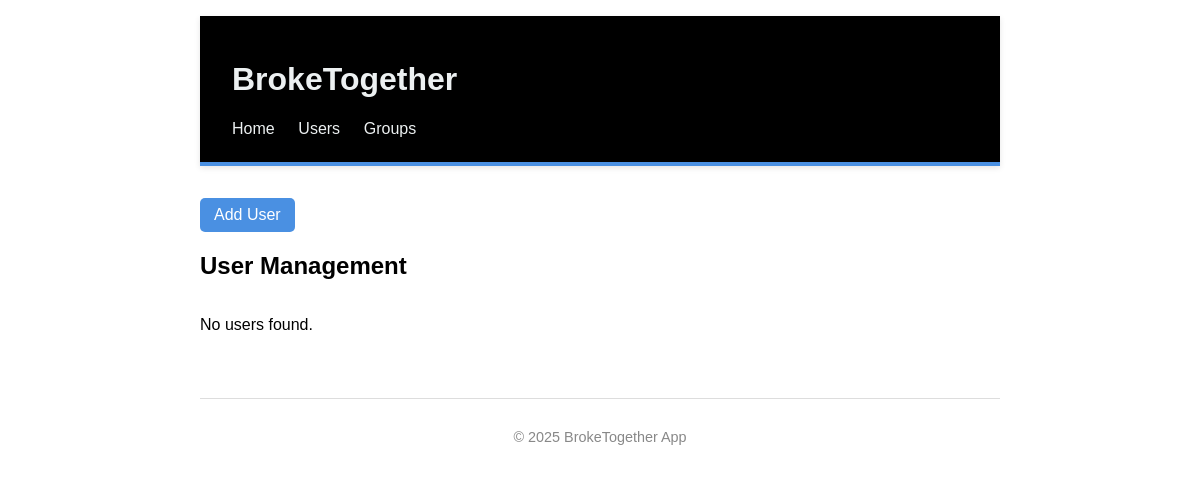
Before: /users/ with the older database file.
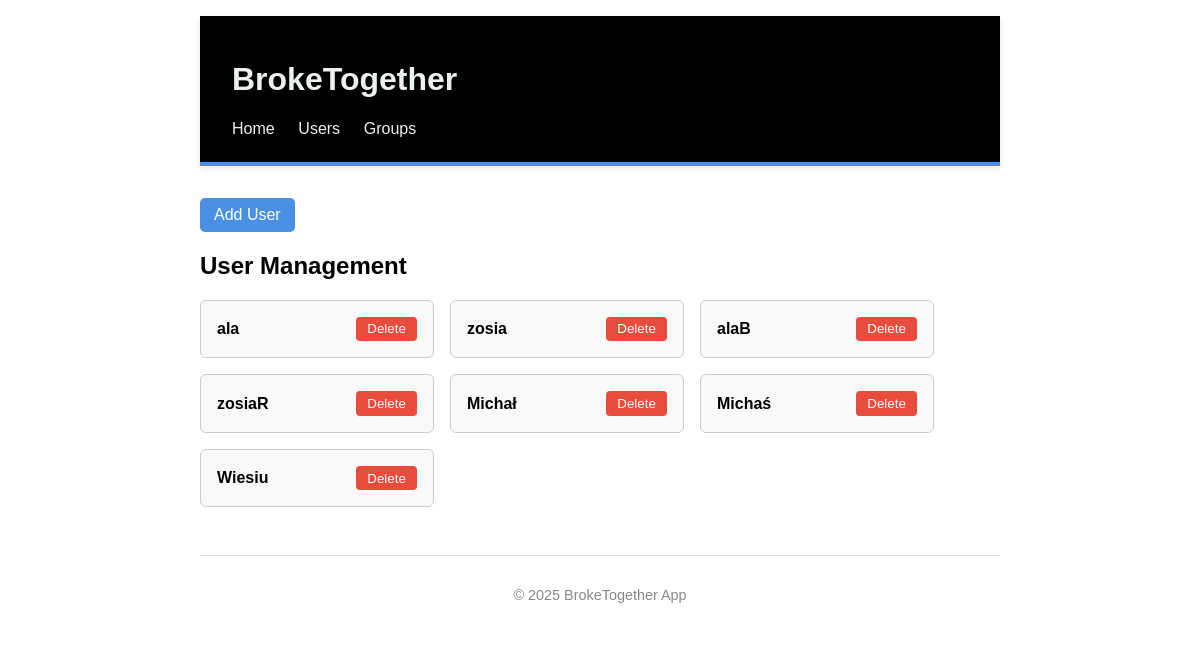
After: the same page with the newer database file.
### app/models.py (models this page shows)
class Base(DeclarativeBase):
    pass

class User(Base):
    __tablename__ = "users"
    id: Mapped[int] = mapped_column(primary_key=True)
    username: Mapped[str] = mapped_column(Text, nullable=False, unique=True)
    hashed_password: Mapped[str] = mapped_column(Text, nullable=False)
    groups: Mapped[list["Group"]] = relationship(
        "Group",
        secondary=user_group_association,
        back_populates="users"
    )
    expenses: Mapped[list["Expense"]] = relationship(
        "Expense",
        back_populates="user",
        cascade="all, delete-orphan"
    )

### app/routers/users.py (the view)
@router.get("/", response_class=HTMLResponse)
def get_users(request: Request, db: Session = Depends(get_db)):
    users = get_all_users(db)
    return templates.TemplateResponse("users.html", {"request": request, "users": users})

### app/templates/users.html (shortened to what this page needs)
{% extends "base.html" %}
{% block content %}
<div style="margin-top: 2rem;">
    <form action="/forms/user">
        <button type="submit" class="btn">Add User</button>
    </form>
</div>
<h2>User Management</h2>
<div class="user-list">
  {% for user in users %}
    <div class="user-card">
      <span class="username">{{ user.username }}</span>
      <form action="/users/{{ user.id }}/delete" method="post" onsubmit="return confirm('Na pewno chcesz usunąć użytkownika {{ user.username }}?');">
        <button type="submit" class="delete-button">Delete</button>
      </form>
    </div>
  {% else %}
    <p>No users found.</p>
  {% endfor %}
</div>
{% endblock %}

### app/templates/base.html (shortened to what this page needs)
<!DOCTYPE html>
<html lang="en">
<head>
    <link rel="stylesheet" href="{{ url_for('static', path='style.css') }}">
</head>
<body>
    <header>
        <h1>BrokeTogether</h1>
        <nav>
            <a href="/">Home</a>
            <a href="/users">Users</a>
            <a href="/groups">Groups</a>
        </nav>
    </header>
    <main>
        {% block content %}
        {% endblock %}
    </main>
    <footer>
        <p>&copy; 2025 BrokeTogether App</p>
    </footer>
</body>
</html>

### app/static/style.css (style rules this page uses)
body { font-family: sans-serif; max-width: 800px; margin: auto; padding: 1rem; }
header { background: #000; color: #ecf0f1; padding: 1.5rem 2rem; margin-bottom: 2rem; border-bottom: 4px solid #4a90e2; box-shadow: 0 2px 6px rgba(0, 0, 0, 0.1); }
nav a { margin-right: 1.2rem; color: #ecf0f1; text-decoration: none; font-weight: 500; transition: color 0.3s ease; }
footer { text-align: center; margin-top: 3rem; padding: 1rem; color: #888; font-size: 0.9rem; border-top: 1px solid #ddd; }
.user-list { display: flex; flex-wrap: wrap; gap: 1rem; }
.user-card { border: 1px solid #ccc; padding: 1rem; border-radius: 6px; width: 200px; display: flex; justify-content: space-between; align-items: center; background-color: #f9f9f9; }
.username { font-weight: bold; }
.delete-button { background-color: #e74c3c; color: white; border: none; padding: 0.3rem 0.7rem; border-radius: 4px; cursor: pointer; }
.btn { background-color: #4a90e2; color: white; border: none; padding: 8px 14px; border-radius: 5px; font-size: 1rem; cursor: pointer; transition: background-color 0.3s ease; }

Changed rows visible on the page:
added User: username "ala"
added User: username "zosia"
added User: username "alaB"
added User: username "zosiaR"
added User: username "Michał"
added User: username "Michaś"
added User: username "Wiesiu"
Other visible differences:
text no longer shown: "No users found."
